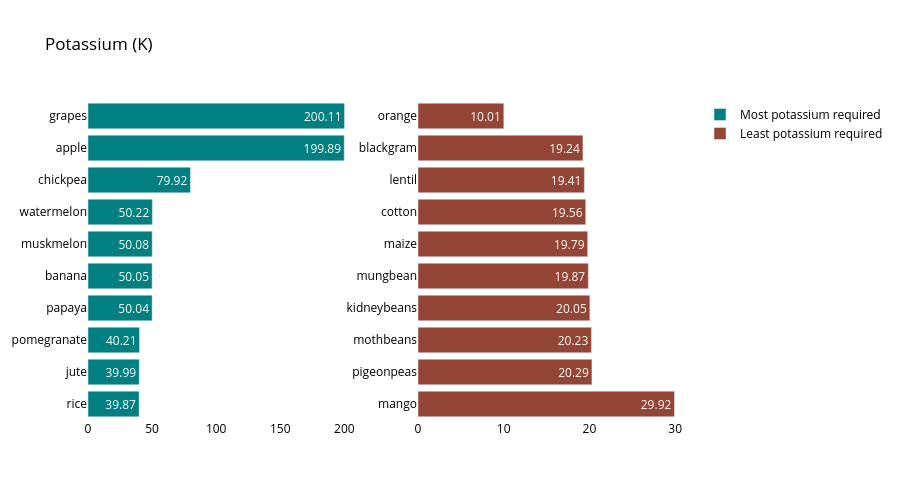

Here is the notebook cell this chart was saved with:
### Markdown cell above
<h3 style='color:Red'>Potassium analysis</h3>

### Code cell
crop_summary_K = crop_summary.sort_values(by='K', ascending=False)
  
fig = make_subplots(rows=1, cols=2)

top = {
    'y' : crop_summary_K['K'][0:10].sort_values().index,
    'x' : crop_summary_K['K'][0:10].sort_values()
}

last = {
    'y' : crop_summary_K['K'][-10:].index,
    'x' : crop_summary_K['K'][-10:]
}

fig.add_trace(
    go.Bar(top,
           name="Most potassium required",
           marker_color=random.choice(colorarr),
           orientation='h',
          text=top['x']),
    
    row=1, col=1
)

fig.add_trace(
    go.Bar(last,
           name="Least potassium required",
           marker_color=random.choice(colorarr),
           orientation='h',
          text=last['x']),
    row=1, col=2
)
fig.update_traces(texttemplate='%{text}', textposition='inside')
fig.update_layout(title_text="Potassium (K)",
                  plot_bgcolor='white',
                  font_size=12, 
                  font_color='black',
                 height=500)

fig.update_xaxes(showgrid=False)
fig.update_yaxes(showgrid=False)
fig.show()

### Figure 1 — Plotly figure (JSON) as saved in the notebook; plotly's stock layout.template omitted (floating-point values rounded to 4 significant figures)
{"data": [{"marker": {"color": "#008080"}, "name": "Most potassium required", "orientation": "h", "text": [39.87, 39.99, 40.21, 50.04, 50.05, 50.08, 50.22, 79.92, 199.9, 200.1], "textposition": "inside", "texttemplate": "%{text}", "type": "bar", "x": [39.87, 39.99, 40.21, 50.04, 50.05, 50.08, 50.22, 79.92, 199.9, 200.1], "xaxis": "x", "y": ["rice", "jute", "pomegranate", "papaya", "banana", "muskmelon", "watermelon", "chickpea", "apple", "grapes"], "yaxis": "y"}, {"marker": {"color": "#954535"}, "name": "Least potassium required", "orientation": "h", "text": [29.92, 20.29, 20.23, 20.05, 19.87, 19.79, 19.56, 19.41, 19.24, 10.01], "textposition": "inside", "texttemplate": "%{text}", "type": "bar", "x": [29.92, 20.29, 20.23, 20.05, 19.87, 19.79, 19.56, 19.41, 19.24, 10.01], "xaxis": "x2", "y": ["mango", "pigeonpeas", "mothbeans", "kidneybeans", "mungbean", "maize", "cotton", "lentil", "blackgram", "orange"], "yaxis": "y2"}], "layout": {"font": {"color": "black", "size": 12}, "height": 500, "plot_bgcolor": "white", "title": {"text": "Potassium (K)"}, "xaxis": {"anchor": "y", "domain": [0, 0.45], "showgrid": false}, "xaxis2": {"anchor": "y2", "domain": [0.55, 1], "showgrid": false}, "yaxis": {"anchor": "x", "domain": [0, 1], "showgrid": false}, "yaxis2": {"anchor": "x2", "domain": [0, 1], "showgrid": false}}}
